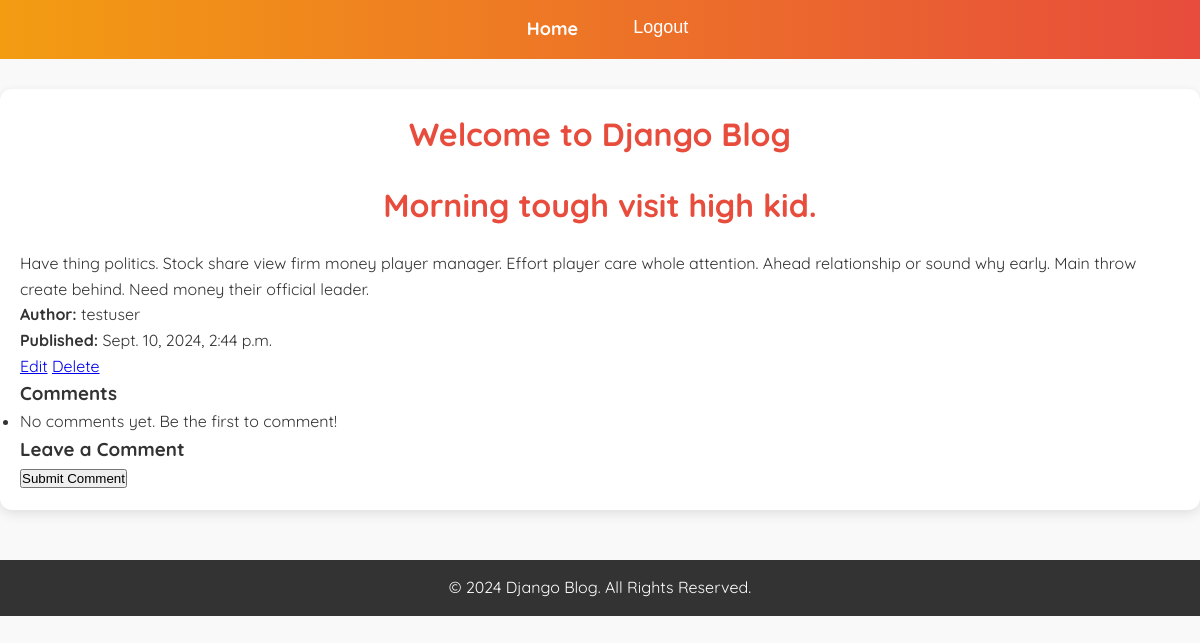
The app's page /post/4/ (signed in) with its own data.
### blog/models.py (models this page shows, shortened)
class Post(models.Model):
    title = models.CharField(max_length=100)
    content = models.TextField()
    published_date = models.DateTimeField(auto_now_add=True)
    author = models.ForeignKey(User, on_delete=models.CASCADE)

### blog/views.py (the view)
# urls.py: path('post/<int:pk>/', PostDetailView.as_view(), name='post-detail'),
class PostDetailView(LoginRequiredMixin, DetailView):
    model = Post
    template_name = 'blog/post_detail.html'

### blog/templates/blog/post_detail.html (shortened to what this page needs)
{% extends 'blog/base.html' %}
{% block content %}
    <h2>{{ object.title }}</h2>
    <p>{{ object.content }}</p>
    <p><strong>Author:</strong> {{ object.author }}</p>
    <p><strong>Published:</strong> {{ object.published_date }}</p>
    {% if user == object.author %}
        <a href="{% url 'post-update' object.id %}">Edit</a>
        <a href="{% url 'post-delete' object.id %}">Delete</a>
    {% endif %}
    <h3>Comments</h3>
    <ul>
        {% for comment in object.comments.all %}
            <li>
                <strong>{{ comment.author }}</strong> said: {{ comment.content }}
                <br><small>{{ comment.created_at }}</small>
                {% if comment.author == user %}
                    <a href="{% url 'delete-comment' comment.id %}">Delete</a>
                {% endif %}
            </li>
        {% empty %}
            <li>No comments yet. Be the first to comment!</li>
        {% endfor %}
    </ul>
    <h3>Leave a Comment</h3>
    {% if user.is_authenticated %}
        <form method="post" action="{% url 'add-comment' object.id %}">
            <button type="submit">Submit Comment</button>
        </form>
    {% else %}
        <p><a href="{% url 'login' %}">Log in</a> to leave a comment.</p>
    {% endif %}
{% endblock %}

### blog/static/css/styles.css (style rules this page uses)
* { margin: 0; padding: 0; box-sizing: border-box; }
body { font-family: Arial, sans-serif; background-color: #f9f9f9; color: #333; }

### blog/templates/blog/base.html (style rules this page uses)
* { margin: 0; padding: 0; box-sizing: border-box; }
body { font-family: 'Quicksand', sans-serif; background-color: #f9f9f9; color: #333; line-height: 1.6; }
.content h2 { text-align: center; margin-bottom: 20px; color: #e74c3c; font-size: 32px; font-weight: 700; }

### records on screen
Post: title "Morning tough visit high kid.", content "Have thing politics. Stock share view firm money player manager. Effort player care whole attention. Ahead relationship or sound why early. Main throw create behind. Need money their official leader.", author "testuser", published_date "Sept. 10, 2024, 2:44 p.m."
